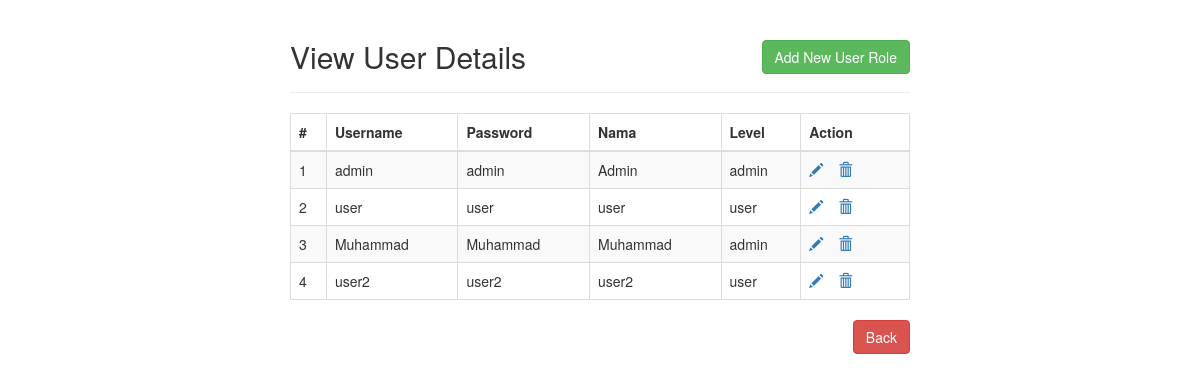
The page /php/viewAllUser.php on the database its author committed.
### tables this page shows
CREATE TABLE `user_level` (
  `id` int(11) NOT NULL,
  `nama` varchar(100) NOT NULL,
  `username` varchar(100) NOT NULL,
  `password` varchar(100) NOT NULL,
  `level` varchar(50) NOT NULL
);

### php/viewAllUser.php (the view, shortened to what this page needs)
<!DOCTYPE html>
<html lang="en">
<head>
    <link rel="stylesheet" href="https://maxcdn.bootstrapcdn.com/bootstrap/3.3.7/css/bootstrap.css">
    <link rel="stylesheet" href="../css/viewAll.css">
</head>
<body>
    <div class="wrapper">
        <div class="container-fluid">
            <div class="row">
                <div class="col-md-12">
                    <div class="page-header clearfix">
                        <h2 class="pull-left">View User Details</h2>
                        <a href="inputuser.php" class="btn btn-success pull-right">Add New User Role</a>
                    </div>
                    <?php
                    require_once "config.php";
                    $sql = "SELECT * FROM user_level";
                    if($result = mysqli_query($link, $sql)){
                        if(mysqli_num_rows($result) > 0){
                            echo "<table class='table table-bordered table-striped'>";
                                echo "<thead>";
                                    echo "<tr>";
                                        echo "<th>#</th>";
                                        echo "<th>Username</th>";
                                        echo "<th>Password</th>";
                                        echo "<th>Nama</th>";
                                        echo "<th>Level</th>";
                                        echo "<th>Action</th>";
                                    echo "</tr>";
                                echo "</thead>";
                                echo "<tbody>";
                                $no = 1;
                                while($row = mysqli_fetch_array($result)){
                                    echo "<tr>";
                                        echo "<td>" . $no . "</td>";
                                        echo "<td>" . $row['username'] . "</td>";
                                        echo "<td>" . $row['password'] . "</td>";
                                        echo "<td>" . $row['nama'] . "</td>";
                                        echo "<td>" . $row['level'] . "</td>";
                                        echo "<td>";
                                            echo "<a href='formupdateuser.php?id=". $row['id'] ."' title='Update Record' data-toggle='tooltip'><span class='glyphicon glyphicon-pencil'></span></a>";
                                            echo "<a href='deleteuser.php?id=". $row['id'] ."' title='Delete Record' data-toggle='tooltip'><span class='glyphicon glyphicon-trash'></span></a>";
                                        echo "</td>";
                                    echo "</tr>";
                                    $no++;
                                }
                                echo "</tbody>";
                            echo "</table>";
                            echo "<a href='halaman_admin.php' class='btn btn-danger pull-right'>Back</a>";
                        } else{
                            echo "<p class='lead'><em>No records were found.</em></p>";
                        }
                    } else{
                        echo "ERROR: Could not able to execute $sql. " . mysqli_error($link);
                    }
                    ?>
                </div>
            </div>
        </div>
    </div>
</body>
</html>

### css/viewAll.css (style rules this page uses)
.wrapper { width: 650px; margin: 0 auto; }
.page-header h2 { margin-top: 0; }
table tr td:last-child a { margin-right: 15px; }

### rows shown on the page
user_level: username "admin", password "admin", nama "Admin", level "admin"
user_level: username "user", password "user", nama "user", level "user"
user_level: username "Muhammad", password "Muhammad", nama "Muhammad", level "admin"
user_level: username "user2", password "user2", nama "user2", level "user"
